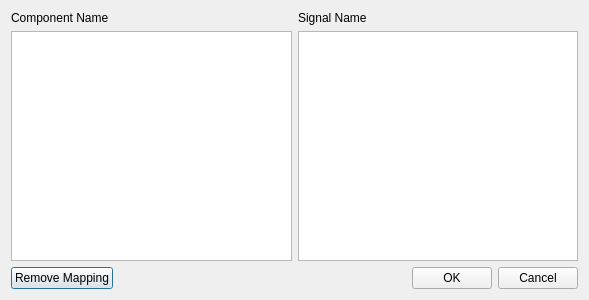
<?xml version="1.0" encoding="UTF-8"?>
<ui version="4.0">
 <class>SignalMappingDialog</class>
 <widget class="QDialog" name="SignalMappingDialog">
  <property name="geometry">
   <rect>
    <x>0</x>
    <y>0</y>
    <width>589</width>
    <height>300</height>
   </rect>
  </property>
  <property name="windowTitle">
   <string>Dialog</string>
  </property>
  <layout class="QGridLayout" name="gridLayout">
   <item row="0" column="0">
    <layout class="QHBoxLayout" name="topLayout">
     <item>
      <layout class="QVBoxLayout" name="componentNameLayout">
       <item>
        <widget class="QLabel" name="componentNameLabel">
         <property name="text">
          <string>Component Name</string>
         </property>
        </widget>
       </item>
       <item>
        <widget class="QListWidget" name="componentNameList"/>
       </item>
      </layout>
     </item>
     <item>
      <layout class="QVBoxLayout" name="signalNameLayout">
       <item>
        <widget class="QLabel" name="signalNameLabel">
         <property name="text">
          <string>Signal Name</string>
         </property>
        </widget>
       </item>
       <item>
        <widget class="QListWidget" name="signalNameList"/>
       </item>
      </layout>
     </item>
    </layout>
   </item>
   <item row="1" column="0">
    <layout class="QHBoxLayout" name="bottomLayout">
     <item>
      <widget class="QPushButton" name="removeMappingButton">
       <property name="text">
        <string>Remove Mapping</string>
       </property>
      </widget>
     </item>
     <item>
      <spacer name="horizontalSpacer">
       <property name="orientation">
        <enum>Qt::Horizontal</enum>
       </property>
       <property name="sizeHint" stdset="0">
        <size>
         <width>40</width>
         <height>20</height>
        </size>
       </property>
      </spacer>
     </item>
     <item>
      <widget class="QPushButton" name="okButton">
       <property name="enabled">
        <bool>true</bool>
       </property>
       <property name="maximumSize">
        <size>
         <width>100</width>
         <height>16777215</height>
        </size>
       </property>
       <property name="text">
        <string>OK</string>
       </property>
      </widget>
     </item>
     <item>
      <widget class="QPushButton" name="cancelButton">
       <property name="maximumSize">
        <size>
         <width>100</width>
         <height>16777215</height>
        </size>
       </property>
       <property name="text">
        <string>Cancel</string>
       </property>
      </widget>
     </item>
    </layout>
   </item>
  </layout>
 </widget>
 <resources/>
 <connections/>
</ui>
